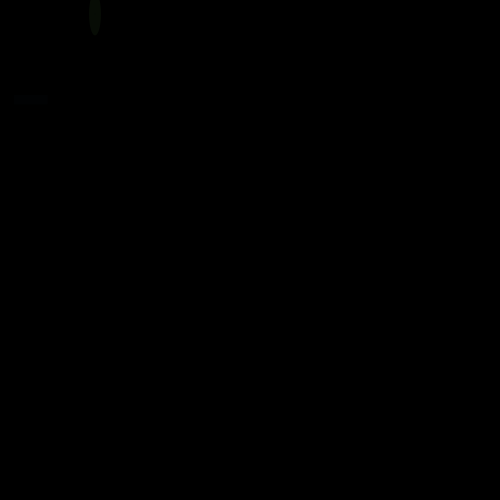
Frame 1 (no input)
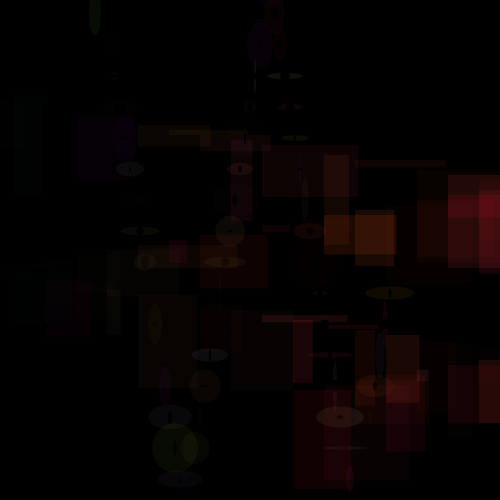
Frame 60 (the mouse pressed at the canvas centre just before this capture)
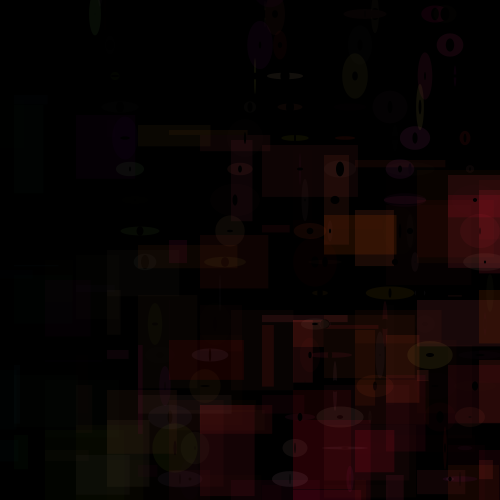
Frame 120 (the mouse held since frame 60 and released just before this capture)

The Processing sketch that drew these frames (run headless with seeded random() and noise(); from frame 60 on, the mouse is pressed at the canvas centre):

// Processing sketch: processing_25184
// ── processing_25184.pde

float a;
float y;
float aspeed = +5;
float yspeed = -31;
 
void setup(){
  size(500,500);
  background(0);
  a=90;
  y=45;
  
}
 
void draw(){
   
  if(y >= 500-10){
    yspeed = yspeed * -1;
  }
   
  if (y<=0+10){
  yspeed = yspeed * -1;
}
 
if(a >= 500-10){
    aspeed = aspeed * -1;
  }
   
  if (a<=0+10){
  aspeed = aspeed * -1;
}
   
  a= a + aspeed;
  y= y + yspeed;
  noStroke();
  fill(a,random(255),random(255),random(20));
  ellipse(a,y,random(50),random(50));
  fill(y,random(100),random(100),random(30));
  rect(y,a, random(100),random(100));
   fill(0);
  ellipse(a,y,random(10),random(15));
}
 
                
